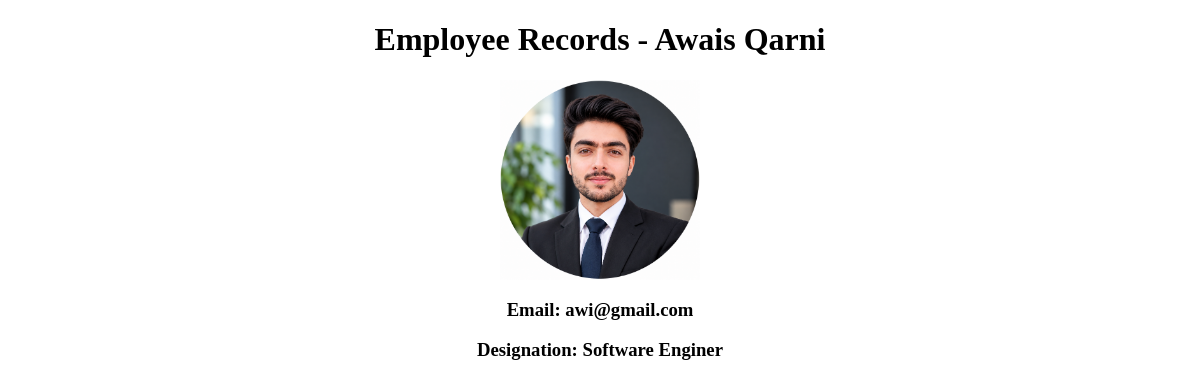
Page /employee/1 on the committed database.
### employees/models.py (models this page shows)
class Employee(models.Model):
    first_name = models.CharField(max_length=50)
    last_name = models.CharField(max_length=50)
    email = models.EmailField(unique=True)
    designation = models.CharField(max_length=50)
    salary = models.IntegerField()
    joining_date = models.DateField()
    is_active = models.BooleanField(default=True)
    department = models.ForeignKey('Department', on_delete=models.SET_NULL, null=True, blank=True)
    manager = models.ForeignKey('self', on_delete=models.SET_NULL, null=True, blank=True)
    image = models.ImageField(upload_to='emp_images', default='default.png')
    def __str__(self):
        return f"{self.first_name} {self.last_name}"
    def full_name(self):
        return f"{self.first_name} {self.last_name}"

### employees/views.py (the view)
# urls.py: path('<int:id>', views.employee_detials, name='employee_name'),
def employee_detials(request, id):
    employee = get_object_or_404(Employee, pk=id)
    print(employee)
    context = {
        "employee": employee
    }
    return render(request, "employee_details.html", context)

### templates/employee_details.html (shortened to what this page needs)
{% load static %}
<!doctype html>
<html lang="en">
  <head>
    <link rel="stylesheet" href="{% static 'css/style.css' %}" />
  </head>
  <body>
    <h1>Employee Records - {{ employee.full_name }}</h1>
    <img
      src="{{ employee.image.url}}"
      alt="{{employee.first_name}}"
      style="
        width: 200px;
        margin-left: auto;
        margin-right: auto;
        max-width: 100%;
        display: block;
      "
    />
    <h3>Email: {{ employee.email }}</h3>
    <h3>Designation: {{ employee.designation }}</h3>
  </body>
</html>

### static/css/style.css (style rules this page uses)
h1, h3 { text-align: center; }

### rows in the picture
Employee: full_name "Awais Qarni", image (picture), email "awi@gmail.com", designation "Software Enginer"
